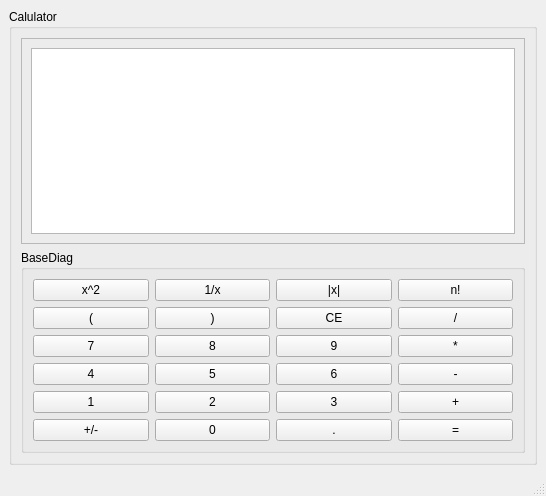
<?xml version="1.0" encoding="UTF-8"?>
<ui version="4.0">
 <class>MainWindow</class>
 <widget class="QMainWindow" name="MainWindow">
  <property name="geometry">
   <rect>
    <x>0</x>
    <y>0</y>
    <width>546</width>
    <height>496</height>
   </rect>
  </property>
  <property name="windowTitle">
   <string>MainWindow</string>
  </property>
  <widget class="QWidget" name="centralwidget">
   <layout class="QVBoxLayout" name="verticalLayout_2">
    <item>
     <widget class="QGroupBox" name="groupBox">
      <property name="title">
       <string>Calulator</string>
      </property>
      <layout class="QVBoxLayout" name="verticalLayout">
       <item>
        <widget class="QFrame" name="frame">
         <property name="frameShape">
          <enum>QFrame::StyledPanel</enum>
         </property>
         <property name="frameShadow">
          <enum>QFrame::Raised</enum>
         </property>
         <layout class="QGridLayout" name="gridLayout_3">
          <item row="0" column="0">
           <widget class="TextEdit" name="TextEdit"/>
          </item>
         </layout>
        </widget>
       </item>
       <item>
        <widget class="QGroupBox" name="groupBox_2">
         <property name="title">
          <string>BaseDiag</string>
         </property>
         <layout class="QGridLayout" name="gridLayout_2">
          <item row="0" column="0">
           <widget class="PushButton" name="PushButton">
            <property name="text">
             <string>x^2</string>
            </property>
           </widget>
          </item>
          <item row="0" column="1">
           <widget class="PushButton" name="PushButton_2">
            <property name="text">
             <string>1/x</string>
            </property>
           </widget>
          </item>
          <item row="0" column="2">
           <widget class="PushButton" name="PushButton_3">
            <property name="text">
             <string>|x|</string>
            </property>
           </widget>
          </item>
          <item row="0" column="3">
           <widget class="PushButton" name="PushButton_4">
            <property name="text">
             <string>n!</string>
            </property>
           </widget>
          </item>
          <item row="1" column="0">
           <widget class="QPushButton" name="pushButton_9">
            <property name="text">
             <string>(</string>
            </property>
           </widget>
          </item>
          <item row="1" column="1">
           <widget class="QPushButton" name="pushButton_11">
            <property name="text">
             <string>)</string>
            </property>
           </widget>
          </item>
          <item row="1" column="2">
           <widget class="QPushButton" name="pushButton_10">
            <property name="text">
             <string>CE</string>
            </property>
           </widget>
          </item>
          <item row="1" column="3">
           <widget class="QPushButton" name="pushButton_12">
            <property name="text">
             <string>/</string>
            </property>
           </widget>
          </item>
          <item row="2" column="0">
           <widget class="QPushButton" name="pushButton_13">
            <property name="text">
             <string>7</string>
            </property>
           </widget>
          </item>
          <item row="2" column="1">
           <widget class="QPushButton" name="pushButton_15">
            <property name="text">
             <string>8</string>
            </property>
           </widget>
          </item>
          <item row="2" column="2">
           <widget class="QPushButton" name="pushButton_14">
            <property name="text">
             <string>9</string>
            </property>
           </widget>
          </item>
          <item row="2" column="3">
           <widget class="QPushButton" name="pushButton_16">
            <property name="text">
             <string>*</string>
            </property>
           </widget>
          </item>
          <item row="3" column="0">
           <widget class="QPushButton" name="pushButton_23">
            <property name="text">
             <string>4</string>
            </property>
           </widget>
          </item>
          <item row="3" column="1">
           <widget class="QPushButton" name="pushButton_22">
            <property name="text">
             <string>5</string>
            </property>
           </widget>
          </item>
          <item row="3" column="2">
           <widget class="QPushButton" name="pushButton_21">
            <property name="text">
             <string>6</string>
            </property>
           </widget>
          </item>
          <item row="3" column="3">
           <widget class="QPushButton" name="pushButton_24">
            <property name="text">
             <string>-</string>
            </property>
           </widget>
          </item>
          <item row="4" column="0">
           <widget class="QPushButton" name="pushButton_17">
            <property name="text">
             <string>1</string>
            </property>
           </widget>
          </item>
          <item row="4" column="1">
           <widget class="QPushButton" name="pushButton_19">
            <property name="text">
             <string>2</string>
            </property>
           </widget>
          </item>
          <item row="4" column="2">
           <widget class="QPushButton" name="pushButton_18">
            <property name="text">
             <string>3</string>
            </property>
           </widget>
          </item>
          <item row="4" column="3">
           <widget class="QPushButton" name="pushButton_20">
            <property name="text">
             <string>+</string>
            </property>
           </widget>
          </item>
          <item row="5" column="0">
           <widget class="QPushButton" name="pushButton_3">
            <property name="text">
             <string>+/-</string>
            </property>
           </widget>
          </item>
          <item row="5" column="1">
           <widget class="QPushButton" name="pushButton">
            <property name="text">
             <string>0</string>
            </property>
           </widget>
          </item>
          <item row="5" column="2">
           <widget class="QPushButton" name="pushButton_2">
            <property name="text">
             <string>.</string>
            </property>
           </widget>
          </item>
          <item row="5" column="3">
           <widget class="QPushButton" name="pushButton_4">
            <property name="text">
             <string>=</string>
            </property>
           </widget>
          </item>
         </layout>
        </widget>
       </item>
      </layout>
     </widget>
    </item>
   </layout>
  </widget>
  <widget class="QMenuBar" name="menubar">
   <property name="geometry">
    <rect>
     <x>0</x>
     <y>0</y>
     <width>546</width>
     <height>26</height>
    </rect>
   </property>
  </widget>
  <widget class="QStatusBar" name="statusbar"/>
 </widget>
 <customwidgets>
  <customwidget>
   <class>PushButton</class>
   <extends>QPushButton</extends>
   <header>qfluentwidgets</header>
  </customwidget>
  <customwidget>
   <class>TextEdit</class>
   <extends>QTextEdit</extends>
   <header>qfluentwidgets</header>
  </customwidget>
 </customwidgets>
 <resources/>
 <connections/>
</ui>
